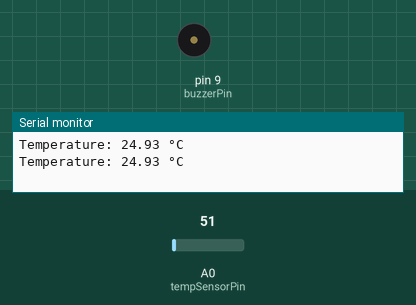
Simulated run of this sketch. Board: Arduino Uno, built with avr-gcc and run on an emulated ATmega328P. On the bench: buzzer (waves = sounding, pin HIGH), the last lines printed to the serial monitor. Inputs (shaded band) come from the test bench; at power-on: A0 (tempSensorPin) = 51.

Above: at 1.8 s.
1.9 s: A0 (tempSensorPin) set to 73
3.4 s: A0 (tempSensorPin) set to 86
At 4.8 s:
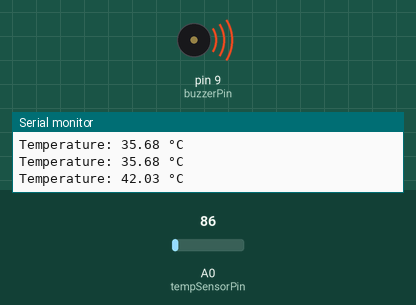
5.5 s: A0 (tempSensorPin) set to 71
At 6.4 s:
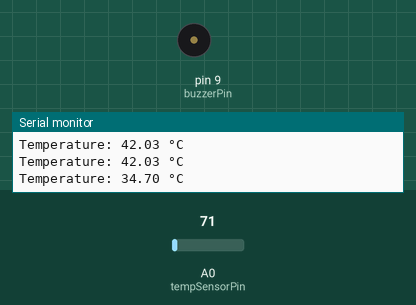
7.5 s: A0 (tempSensorPin) set to 112
At 9.2 s:
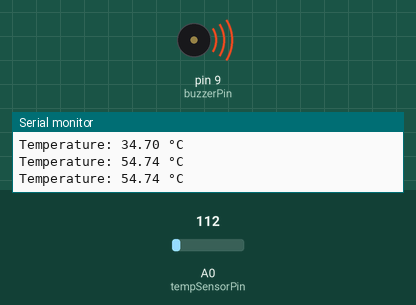
Timing chart, 0 to 10.5 s (numbered marks = the images above; inputs shaded):
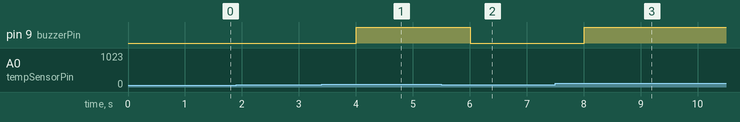

Measured:
- the behaviour switches between 81 and 82 on A0 (tempSensorPin) (found by bisection; images 0 and 1)
- after the input at 3.4 s, pin 9 (buzzerPin): LOW → HIGH after 0.60 s
- after the input at 5.5 s, pin 9 (buzzerPin): HIGH → LOW after 0.51 s
- after the input at 7.5 s, pin 9 (buzzerPin): LOW → HIGH after 0.51 s

The sketch:

sketch_exp_4_a.ino
```cpp
//4.a.Hardware - Interfacing LM35 Temperature Sensor and Buzzer with Arduino to Implement a Threshold-based Alert System

const int tempSensorPin = A0;
const int buzzerPin = 9;
const float thresholdTemp = 40.0;
void setup() {
  pinMode(tempSensorPin, INPUT);
  pinMode(buzzerPin, OUTPUT);
  Serial.begin(9600);
}
void loop() {
  int analogValue = analogRead(tempSensorPin);
  float voltage = (analogValue / 1023.0) * 5.0;
  float temperature = voltage * 100.0;
  Serial.print("Temperature: ");
  Serial.print(temperature);
  Serial.println(" °C");
  if (temperature > thresholdTemp) {
    digitalWrite(buzzerPin, HIGH);
  } else {
    digitalWrite(buzzerPin, LOW);
  }
  delay(1000);
}
```
